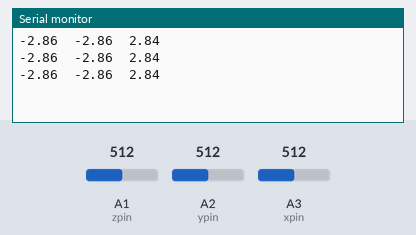
Simulated run of this sketch. Board: Arduino Uno, built with avr-gcc and run on an emulated ATmega328P. On the bench: the last lines printed to the serial monitor. Inputs (shaded band) come from the test bench; at power-on: A1 (zpin) = 512, A2 (ypin) = 512, A3 (xpin) = 512.

Above: at 1.2 s.
1.3 s: A1 (zpin) set to 716
At 1.86 s:
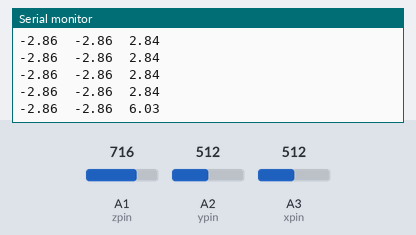
2.8 s: A2 (ypin) set to 716
At 3.07 s:
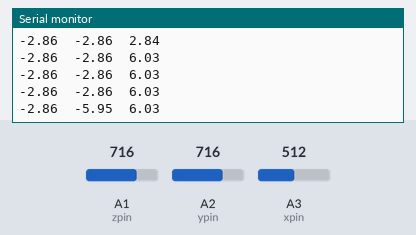
4.3 s: A3 (xpin) set to 716
At 4.67 s:
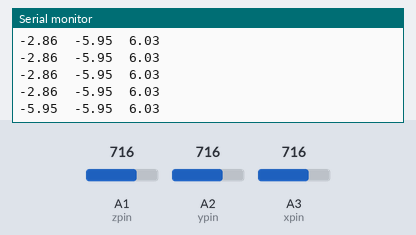
5.8 s: A1 (zpin) set to 900
At 5.88 s:
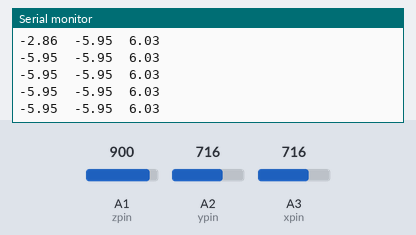
7.3 s: A2 (ypin) set to 900
At 7.49 s:
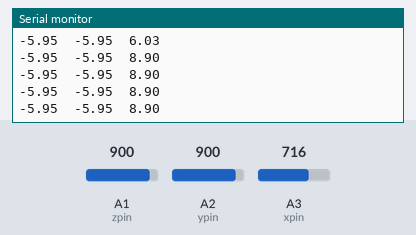
8.8 s: A3 (xpin) set to 900
At 9.09 s:
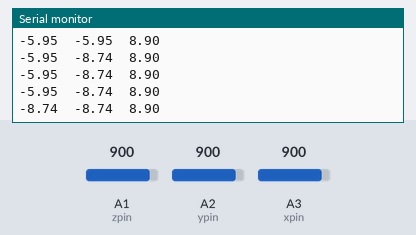
Timing chart, 0 to 11.3 s (numbered marks = the images above; inputs shaded):
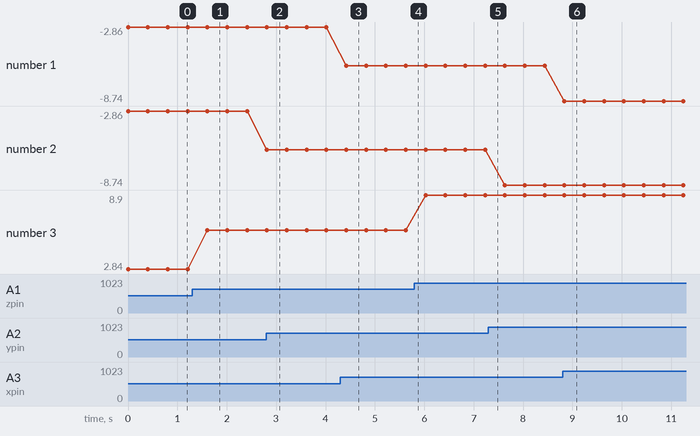

The sketch:

accelerometer.ino
```cpp
#include <Wire.h>

int xpin = A3;
 int ypin = A2;
 int zpin = A1;
 int xvalue;
 int yvalue;
 int zvalue;

void setup()
{
   Serial.begin(9600);          // initialize the serial communications:
}


void loop()
{
  xvalue = analogRead(xpin);                              //reads values from x-pin & measures acceleration in X direction
  int x = map(xvalue, 257, 389, -100, 100);               //maps the extreme ends analog values from -100 to 100 for our understanding
  float xg = (float)x/(-100.00);                          //converts the mapped value into  acceleration in terms of "g"
  Serial.print(xg);                                       //prints value of acceleration in X direction
  //Serial.print("g   ");                                   //prints "g"

  yvalue = analogRead(ypin);
  int y = map(yvalue, 257, 389, -100, 100);
  float yg = (float)y/(-100.00);
  Serial.print("\t");
  Serial.print(yg);
  //Serial.print("g   ");

  zvalue = analogRead(zpin);
  int z = map(zvalue, 266, 394, -100, 100);
  float zg = (float)z/(100.00);
  Serial.print("\t");
  Serial.println(zg);
  //Serial.println("g   ");

  delay(400);
}
```

Measured:
- after the input at 1.3 s, the serial monitor: prints a new line after 0.31 s (image 1)
- after the input at 2.8 s, the serial monitor: prints a new line at once (image 2)
- after the input at 4.3 s, the serial monitor: prints a new line after 0.12 s (image 3)
- after the input at 8.8 s, the serial monitor: prints a new line at once (image 6)
- plotted number 2: -2.86 → -5.95 after the input at 2.8 s, -5.95 → -8.74 after the input at 7.3 s
- plotted number 3: 2.84 → 6.03 after the input at 1.3 s, 6.03 → 8.9 after the input at 5.8 s
